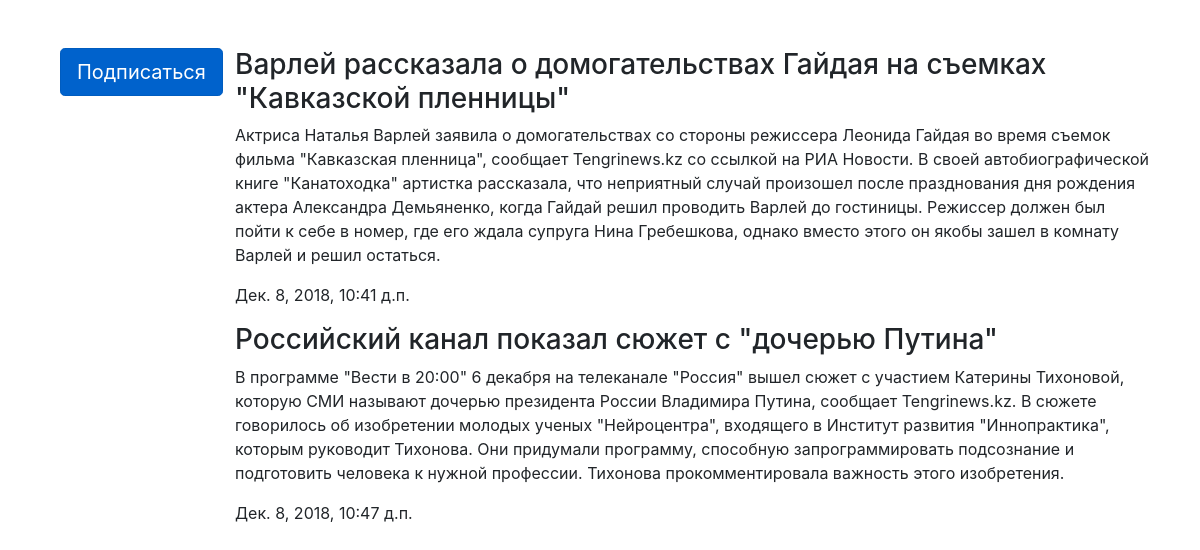
The page /users/Piter/ on the database its author committed.
### blog/models.py (models this page shows, shortened)
class News(models.Model):
    blog = models.ForeignKey(Blog, verbose_name="Блог", on_delete=models.CASCADE)
    title = models.CharField('Заголовок',max_length=100)
    text=models.TextField("Текст статьи")
    created = models.DateTimeField("Дата создания", auto_now_add=True)
    class Meta:
        verbose_name="Статья"
        verbose_name_plural="Статьи"

### blog/views.py (the view)
# urls.py: path('users/<str:name>/', views.User_Posts.as_view(), name="user_posts"),
class User_Posts(View):
    model = News
    template = 'blog/user_posts.html'
    def get(self, request, name):
        news = News.objects.filter(blog__user__username__exact=name)
        return render(request, "blog/user_posts.html", {"news": news, "name": name})

### blog/templates/blog/user_posts.html (shortened to what this page needs)
{% extends 'base.html' %}
{%  block content %}
<div class="row mt-5">
    <div class="col-md-2">
      <div class="col-md-12">
        <a href="{% url 'signed_user'  name %}" class="btn btn-primary btn-lg active" role="button" aria-pressed="true">Подписаться</a>
    </div>
    </div>
    <div class="col-md-10">
        {% for new in news %}
            <h3>{{ new.title }}</h3>
            <p>{{ new.text | safe }}</p>
           <p> {{ new.created }}</p>
        {%  endfor %}
    </div>
</div>
{% endblock content %}

### rows shown on the page
News: title "Варлей рассказала о домогательствах Гайдая на съемках \"Кавказской пленницы\"", text "Актриса Наталья Варлей заявила о домогательствах со стороны режиссера Леонида Гайдая во время съемок фильма \"Кавказская пленница\", сообщает Tengrinews.kz со ссылкой на РИА Новости. В своей автобиографической книге \"Канатоходка\" артистка рассказала, что неприятный случай произошел после празднования дня рождения актера Александра Демьяненко, когда Гайдай решил проводить Варлей до гостиницы. Режиссер должен был пойти к себе в номер, где его ждала супруга Нина Гребешкова, однако вместо этого он якобы зашел в комнату Варлей и решил остаться.", created "Дек. 8, 2018, 10:41 д.п."
News: title "Российский канал показал сюжет с \"дочерью Путина\"", text "В программе \"Вести в 20:00\" 6 декабря на телеканале \"Россия\" вышел сюжет с участием Катерины Тихоновой, которую СМИ называют дочерью президента России Владимира Путина, сообщает Tengrinews.kz. В сюжете говорилось об изобретении молодых ученых \"Нейроцентра\", входящего в Институт развития \"Иннопрактика\", которым руководит Тихонова. Они придумали программу, способную запрограммировать подсознание и подготовить человека к нужной профессии. Тихонова прокомментировала важность этого изобретения.", created "Дек. 8, 2018, 10:47 д.п."
